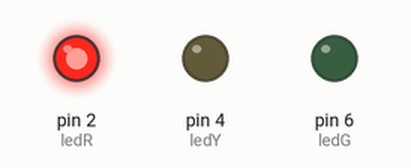
A sketch run on a simulated Arduino Uno, built with avr-gcc and run on an emulated ATmega328P. On the bench: output pins drawn as LEDs (lit = HIGH).

Above: at 2.5 s.
At 7.5 s:
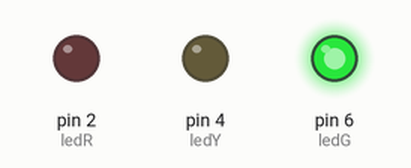
At 10.12 s:
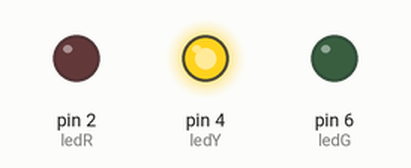
At 12.37 s:
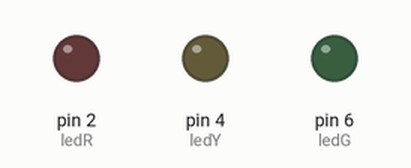
Timing chart, 0 to 16.3 s (numbered marks = the images above):
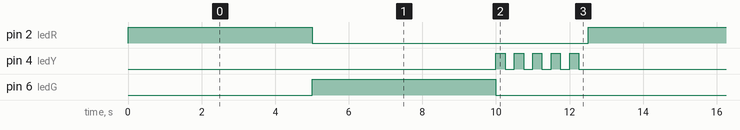

The sketch:

LED3_flash.ino
```cpp
int ledR = 2;
int ledY = 4;
int ledG = 6;

void setup()
{
  pinMode(ledR, OUTPUT);
  pinMode(ledY, OUTPUT);
  pinMode(ledG, OUTPUT);
}

void loop()
{
  digitalWrite(ledR, HIGH);
  delay(5000);
  digitalWrite(ledR, LOW);
  /*
    digitalWrite(ledY,HIGH);
    delay(2000);
    digitalWrite(ledY,LOW);
  */
  digitalWrite(ledG, HIGH);
  delay(5000);
  digitalWrite(ledG, LOW);
  for (int i = 0; i < 5; i++)
  {
    digitalWrite(ledY, HIGH);
    delay(250);
    digitalWrite(ledY, LOW);
    delay(250);
  }
}
```

Measured:
- by itself, pin 2 (ledR), pin 6 (ledG): alternates HIGH for 5.0 s and LOW for 7.5 s
- by itself, pin 4 (ledY): repeats every 12.5 s: 4 × (LOW 0.25 s, HIGH 0.25 s), LOW 10.3 s, HIGH 0.25 s
- by itself, everything shown: repeats every 12.5 s, in 12 steps
